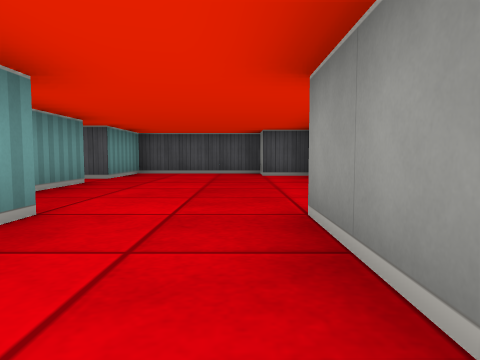
[1] (above)

16 first-person views from a walk through a cub3D level. The camera is about half as high as the walls, tilts 4° down and sees 70° across. The floor is counted in squares. Each view is taken from the middle of a square. On the plan, view 1 faces up. The plan holds only what a view shows up to about 9 squares ahead; the rest is blank.

[2]
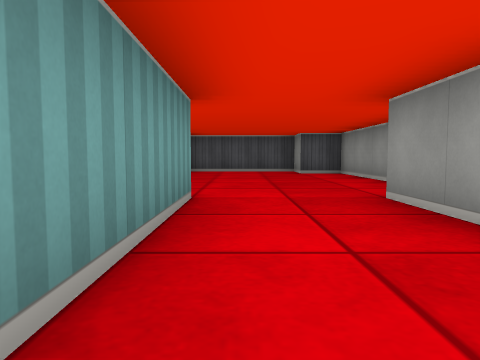

[3]
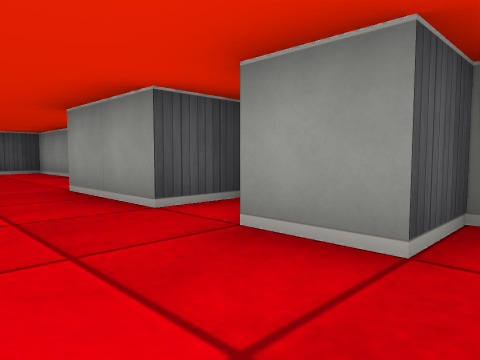

[4]
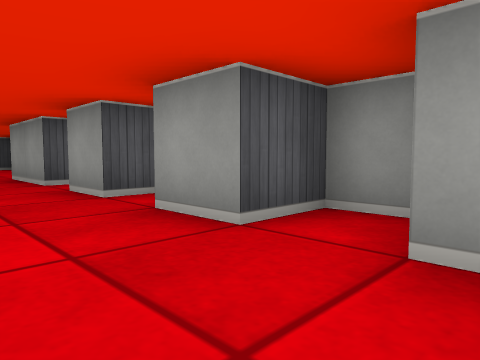

[5]
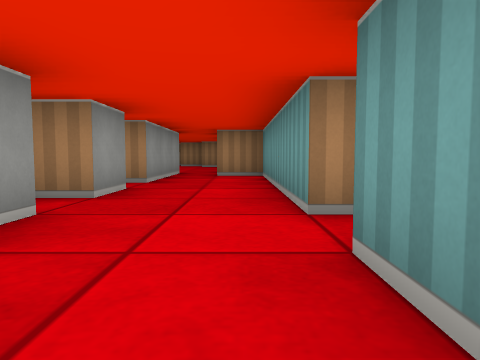

[6]
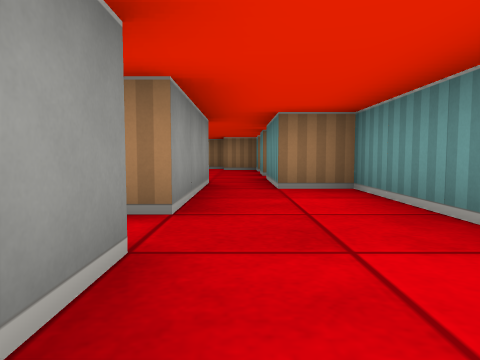

[7]
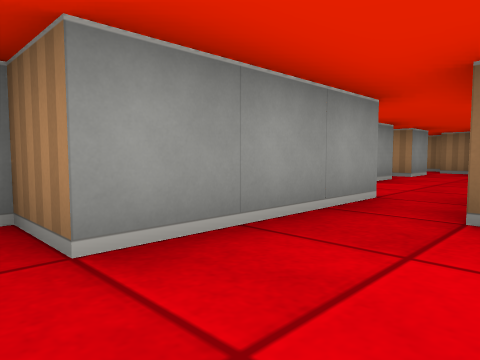

[8]
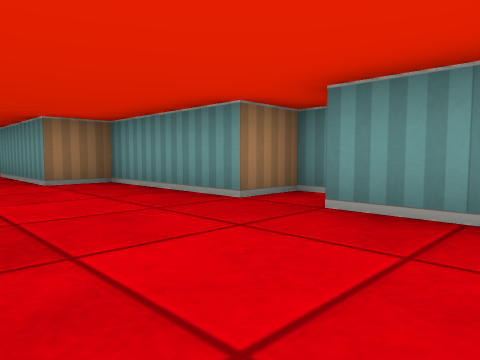

[9]
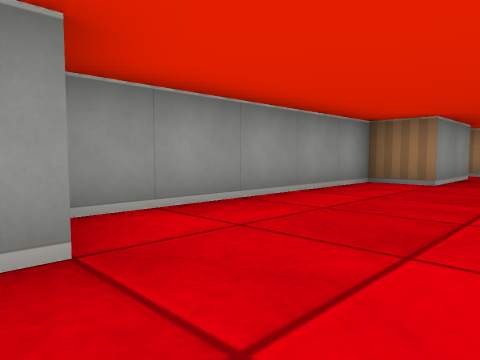

[10]
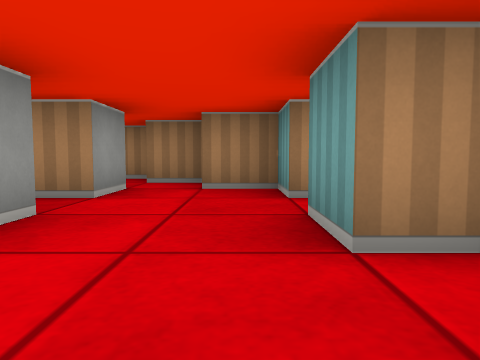

[11]
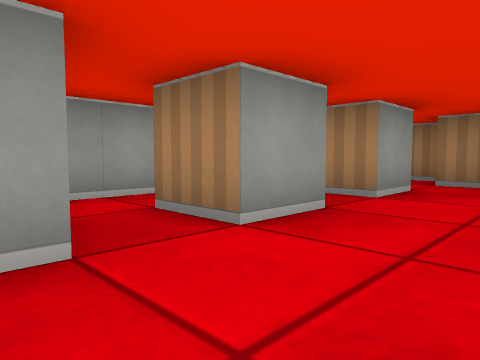

[12]
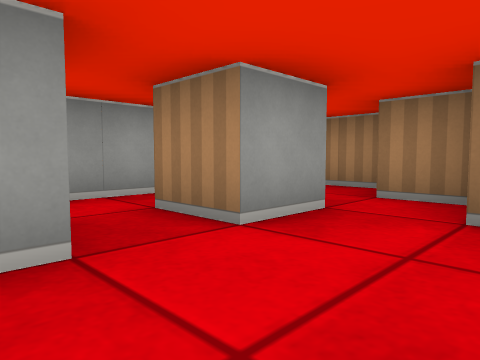

[13]
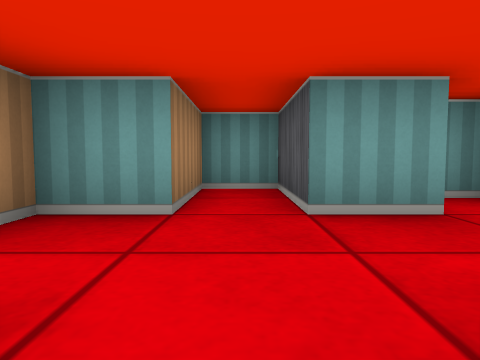

[14]
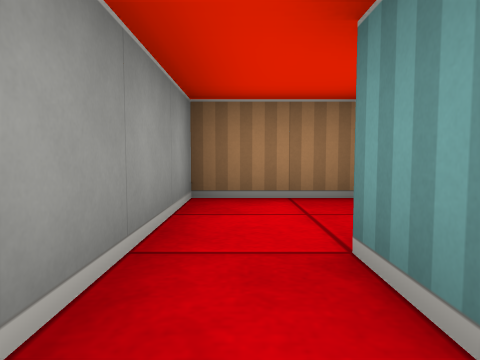

[15]
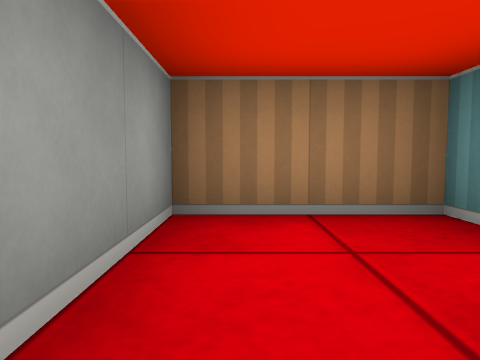

[16]
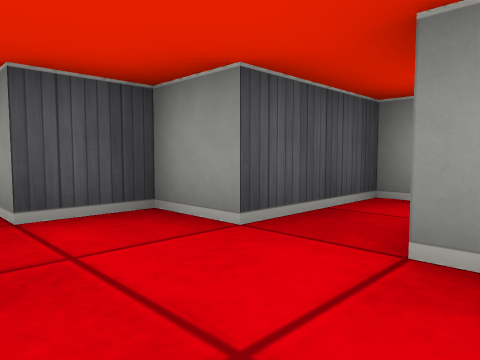

### Floor plan
Ten units are one square. View 1 is at (0, 0); x grows to the right and y downward. Boxes are objects, and circles mark ways between rooms. Rooms are numbered by the first view taken in them; rooms with no view inside come last. Other rooms are left out.
<svg viewBox="-40 -90 80 240">
<path fill="none" stroke="#000" d="M15 -5 5 -5 5 -25 15 -25 15 -75 5 -75 5 -85 -25 -85 -25 -65 -30 -65M-15 15 -15 65 -5 65 -5 75M16 15 5 15 5 5M-35 -60 -35 -55 -25 -55 -25 -25 -15 -25 -15 5M5 75 5 45 15 45 15 35 5 35 5 25 11 25M15 106 15 95 25 95M15 126 15 115 25 115 25 125M5 135 15 135M-11 95 -5 95 -5 105 -25 105 -25 115 -5 115 -5 125 5 125M14 145 35 145 35 85 15 85 15 75 5 75M-15 85 -15 90M-5 75 -5 84"/>
<circle cx="0" cy="80" r="3" fill="#2a7"/>
<text x="-10" y="-20">1</text>
<text x="10" y="110">2</text>
</svg>
Room 1 opens to room 2.

Where each view was taken, in squares from view 1:
view 1: 0 up, 0 right, facing up
view 2: 1 down, 1 left, facing up
view 3: 2 down, 1 left, facing up-right
view 4: 5 down, 1 left, facing up-right
view 5: 1 up, 1 left, facing down
view 6: 2 down, 0 right, facing down
view 7: 4 down, 1 left, facing down-right
view 8: 8 up, 0 right, facing down-left
view 9: 8 up, 1 left, facing down-right
view 10: 8 down, 0 right, facing down
view 11: 8 down, 0 right, facing down-right
view 12: 10 down, 0 right, facing down-right
view 13: 11 down, 2 right, facing left
view 14: 11 down, 3 right, facing down
view 15: 12 down, 3 right, facing down
view 16: 10 down, 0 right, facing up-right
